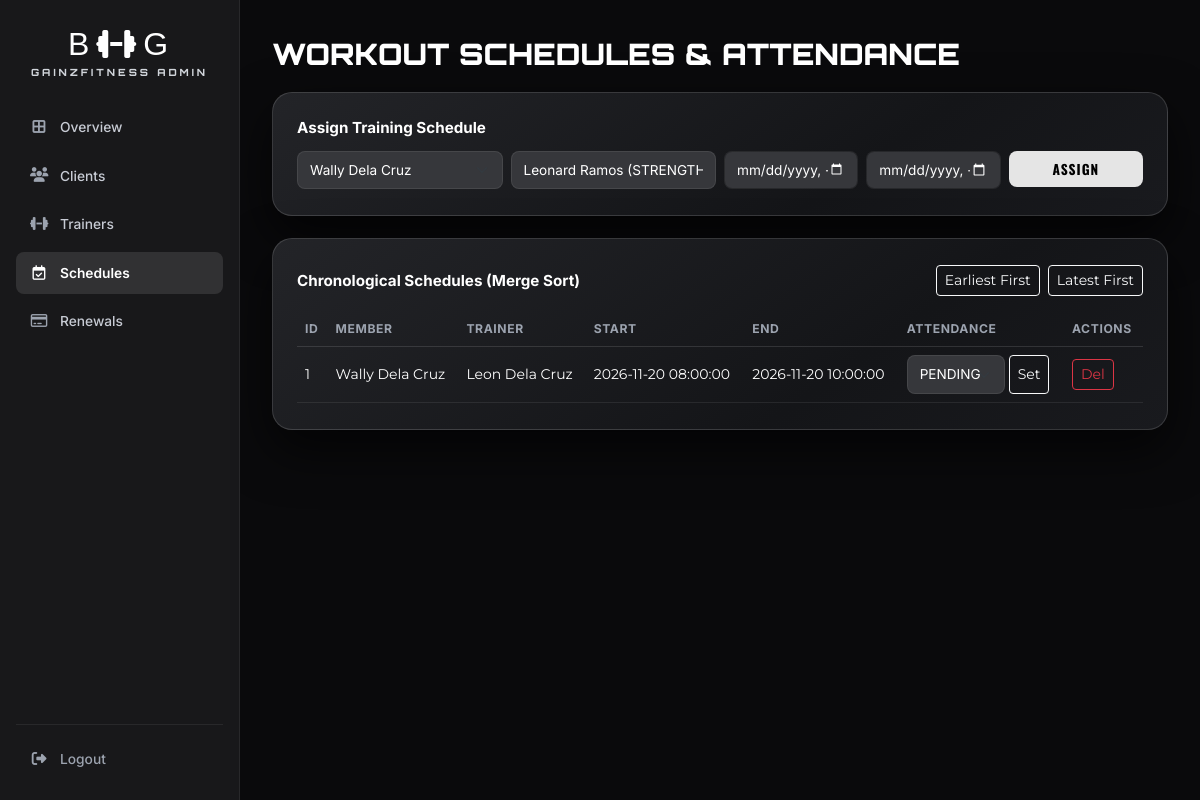
The page /admin_portal/admin_schedules.php (signed in) on the database its author committed.
### tables this page shows
CREATE TABLE IF NOT EXISTS workoutschedule (
  ScheduleID int(11) NOT NULL AUTO_INCREMENT,
  UserID int(11) NOT NULL,
  TrainerID int(11) NOT NULL,
  ScheduleStart datetime NOT NULL,
  ScheduleEnd datetime NOT NULL,
  AttendanceStatus varchar(50) NOT NULL DEFAULT 'PENDING',
  PRIMARY KEY (ScheduleID),
  KEY fk_user_schedule (UserID),
  KEY fk_trainer_schedule (TrainerID),
  KEY fk_attendance_schedule (AttendanceStatus),
  CONSTRAINT fk_trainer_schedule FOREIGN KEY (TrainerID) REFERENCES trainer (TrainerID) ON DELETE CASCADE ON UPDATE CASCADE,
  CONSTRAINT fk_user_schedule FOREIGN KEY (UserID) REFERENCES user (UserID) ON DELETE CASCADE ON UPDATE CASCADE,
  CONSTRAINT fk_attendance_schedule FOREIGN KEY (AttendanceStatus) REFERENCES attendance (AttendanceStatus) ON DELETE RESTRICT ON UPDATE CASCADE
);

### app/Database.php (called while the page is built, shortened)
<?php
class Database
{
    private string $host;
    private string $dbName;
    private string $username;
    private string $password;
    public function __construct(
        string $host = '127.0.0.1',
        string $dbName = 'gym_database',
        string $username = 'root',
        string $password = ''
    ) {
        $this->host = getenv('DB_HOST') ?: $host;
        $this->dbName = getenv('DB_NAME') ?: $dbName;
        $this->username = getenv('DB_USER') ?: $username;
        $this->password = getenv('DB_PASS') !== false ? (string)getenv('DB_PASS') : $password;
    }
    public function connect(): PDO
    {
        $dsn = "mysql:host={$this->host};port=3307;dbname={$this->dbName};charset=utf8mb4";
        $options = [
            PDO::ATTR_ERRMODE => PDO::ERRMODE_EXCEPTION,
            PDO::ATTR_DEFAULT_FETCH_MODE => PDO::FETCH_ASSOC,
            PDO::ATTR_EMULATE_PREPARES => false,
        ];
        try {
            $this->connection = new PDO($dsn, $this->username, $this->password, $options);
            return $this->connection;
        } catch (PDOException $e) {
            throw new PDOException("Database connection failed: " . $e->getMessage(), (int)$e->getCode());
        }
    }
}

### app/Models/Client.php (called while the page is built, shortened)
<?php
class Client
{
    private PDO $db;
    public function __construct(?PDO $db = null)
    {
        $this->db = $db instanceof PDO ? $db : (new Database())->connect();
    }
    public function getAllClients(): array
    {
        $stmt = $this->db->query(
            "SELECT u.*, CONCAT(u.FirstName, ' ', u.LastName) AS FullName, m.MembershipDesc
             FROM `user` u
             LEFT JOIN `membership` m ON u.MembershipType = m.MembershipType
             ORDER BY u.UserID ASC"
        );
        return $stmt->fetchAll();
    }
}

### app/Models/Trainer.php (called while the page is built, shortened)
<?php
class Trainer
{
    private PDO $db;
    public function __construct(?PDO $db = null)
    {
        $this->db = $db instanceof PDO ? $db : (new Database())->connect();
    }
    public function getAllTrainers(): array
    {
        $stmt = $this->db->query(
            "SELECT t.*, CONCAT(t.FirstName, ' ', t.LastName) AS FullName, s.SpecDesc
             FROM `trainer` t
             LEFT JOIN `specialization` s ON t.SpecializationType = s.SpecType
             ORDER BY t.TrainerID ASC"
        );
        return $stmt->fetchAll();
    }
}

### app/Models/Schedule.php (called while the page is built, shortened)
<?php
class Schedule
{
    private PDO $db;
    public function __construct(?PDO $db = null)
    {
        $this->db = $db instanceof PDO ? $db : (new Database())->connect();
    }
    public function getAllSchedules(): array
    {
        $stmt = $this->db->query(
            "SELECT ws.*,
                    CONCAT(u.FirstName, ' ', u.LastName) AS MemberName,
                    u.UserEmail AS MemberEmail,
                    CONCAT(t.FirstName, ' ', t.LastName) AS TrainerName,
                    t.SpecializationType
             FROM `workoutschedule` ws
             INNER JOIN `user` u ON ws.UserID = u.UserID
             INNER JOIN `trainer` t ON ws.TrainerID = t.TrainerID
             ORDER BY ws.ScheduleStart ASC"
        );
        return $stmt->fetchAll();
    }
}

### app/Algorithms/SearchAndSort.php (called while the page is built, shortened)
<?php
class SearchAndSort
{
    public static function mergeSort(array $items, string $key, string $direction = 'asc', string $type = 'string'): array
    {
        $count = count($items);
        if ($count <= 1) {
            return array_values($items);
        }
        $mid = intdiv($count, 2);
        $left = self::mergeSort(array_slice($items, 0, $mid), $key, $direction, $type);
        $right = self::mergeSort(array_slice($items, $mid), $key, $direction, $type);
        return self::merge($left, $right, $key, $direction, $type);
    }
}

### admin_portal/admin_schedules.php (the view, shortened to what this page needs)
<?php
$scheduleModel = new Schedule();
$clientModel = new Client();
$trainerModel = new Trainer();
$sortBy = $_GET['sort_by'] ?? 'ScheduleStart';
$dir = strtolower($_GET['dir'] ?? 'asc') === 'desc' ? 'desc' : 'asc';
$type = $sortBy === 'ScheduleStart' ? 'date' : 'string';
$schedules = SearchAndSort::mergeSort($scheduleModel->getAllSchedules(), $sortBy, $dir, $type);
$clients = $clientModel->getAllClients();
$trainers = $trainerModel->getAllTrainers();
?>
<!DOCTYPE html>
<html lang="en">
<head>
  <link href="https://cdn.jsdelivr.net/npm/bootstrap@5.3.0/dist/css/bootstrap.min.css" rel="stylesheet">
  <link rel="stylesheet" href="https://cdnjs.cloudflare.com/ajax/libs/font-awesome/6.4.0/css/all.min.css">
</head>
<body>
  <div class="portal-shell">
    <aside class="portal-sidebar" id="portalSidebar">
      <div>
        <a href="admin_dashboard.php" class="sidebar-brand-box">
          <span class="sidebar-brand-mark">B<i class="fa-solid fa-dumbbell"></i>G</span>
          <span class="sidebar-brand-sub">GAINZFITNESS ADMIN</span>
        </a>
        <ul class="sidebar-nav-list">
          <li><a href="admin_dashboard.php" class="sidebar-nav-link"><i class="fa-solid fa-border-all"></i><span>Overview</span></a></li>
          <li><a href="admin_clients.php" class="sidebar-nav-link"><i class="fa-solid fa-users"></i><span>Clients</span></a></li>
          <li><a href="admin_trainers.php" class="sidebar-nav-link"><i class="fa-solid fa-dumbbell"></i><span>Trainers</span></a></li>
          <li><a href="admin_schedules.php" class="sidebar-nav-link active"><i class="fa-regular fa-calendar-check"></i><span>Schedules</span></a></li>
          <li><a href="admin_payments.php" class="sidebar-nav-link"><i class="fa-regular fa-credit-card"></i><span>Renewals</span></a></li>
        </ul>
      </div>
      <div class="sidebar-bottom">
        <a href="../logout.php" class="sidebar-logout-link"><i class="fa-solid fa-right-from-bracket"></i><span>Logout</span></a>
      </div>
    </aside>
    <main class="portal-content">
      <h1 class="portal-page-title">WORKOUT SCHEDULES &amp; ATTENDANCE</h1>
      <div class="portal-panel">
        <h2 class="panel-heading">Assign Training Schedule</h2>
        <form method="POST" class="row g-2">
          <div class="col-md-3">
            <select name="user_id" class="form-select form-select-sm" required>
              <?php foreach ($clients as $c): ?>
                <option value="<?= (int)$c['UserID'] ?>"><?= htmlspecialchars($c['FirstName'] . ' ' . $c['LastName']) ?></option>
              <?php endforeach; ?>
            </select>
          </div>
          <div class="col-md-3">
            <select name="trainer_id" class="form-select form-select-sm" required>
              <?php foreach ($trainers as $t): ?>
                <option value="<?= (int)$t['TrainerID'] ?>"><?= htmlspecialchars($t['FirstName'] . ' ' . $t['LastName']) ?> (<?= htmlspecialchars($t['SpecializationType']) ?>)</option>
              <?php endforeach; ?>
            </select>
          </div>
          <div class="col-md-2"><input type="datetime-local" name="schedule_start" class="form-control form-control-sm" required></div>
          <div class="col-md-2"><input type="datetime-local" name="schedule_end" class="form-control form-control-sm" required></div>
          <div class="col-md-2"><button type="submit" name="assign_schedule" class="btn-portal-primary w-100">Assign</button></div>
        </form>
      </div>
      <div class="portal-panel">
        <div class="d-flex flex-wrap justify-content-between align-items-center gap-2 mb-3">
          <h2 class="panel-heading mb-0">Chronological Schedules (Merge Sort)</h2>
          <div class="d-flex gap-2">
            <a href="?sort_by=ScheduleStart&dir=asc" class="btn btn-sm btn-outline-light">Earliest First</a>
            <a href="?sort_by=ScheduleStart&dir=desc" class="btn btn-sm btn-outline-light">Latest First</a>
          </div>
        </div>
        <div class="table-responsive">
          <table class="table table-dark table-hover align-middle small mb-0">
            <thead><tr><th>ID</th><th>Member</th><th>Trainer</th><th>Start</th><th>End</th><th>Attendance</th><th>Actions</th></tr></thead>
            <tbody>
              <?php foreach ($schedules as $s): ?>
                <tr>
                  <td><?= (int)$s['ScheduleID'] ?></td>
                  <td><?= htmlspecialchars($s['MemberName']) ?></td>
                  <td><?= htmlspecialchars($s['TrainerName']) ?></td>
                  <td><?= htmlspecialchars($s['ScheduleStart']) ?></td>
                  <td><?= htmlspecialchars($s['ScheduleEnd']) ?></td>
                  <td>
                    <form method="POST" class="d-inline-flex gap-1">
                      <select name="attendance_status" class="form-select form-select-sm">
                        <option value="PENDING" <?= $s['AttendanceStatus'] === 'PENDING' ? 'selected' : '' ?>>PENDING</option>
                      </select>
                      <button type="submit" name="update_attendance" class="btn btn-sm btn-outline-light">Set</button>
                    </form>
                  </td>
                  <td>
                    <form method="POST" onsubmit="return confirm('Remove schedule?');">
                      <button type="submit" name="delete_schedule" class="btn btn-sm btn-outline-danger">Del</button>
                    </form>
                  </td>
                </tr>
              <?php endforeach; ?>
            </tbody>
          </table>
        </div>
      </div>
    </main>
  </div>
</body>
</html>

### admin_portal/admin_schedules.php (style rules this page uses)
:root { --bg-dark: #0a0a0c; --bg-sidebar: #18181a; --bg-card: #2D2D2F; --bg-card-hover: #38383a; --text-main: #ffffff; --text-muted: #a0a5b5; --accent-light: #e5e5e5; --font-logo: 'Impact', 'Haettenschweiler', 'Arial Narrow Bold', sans-serif; --font-btn-member: 'Oswald', sans-serif; --font-section-titles: 'Orbitron', sans-serif; --font-body-descriptions: 'Montserrat', sans-serif; --font-inter: 'Inter', sans-serif; --transition-fast: all 0.25s cubic-bezier(0.25, 0.8, 0.25, 1); }
*, *::before, *::after { box-sizing: border-box; margin: 0; padding: 0; }
body { background-color: var(--bg-dark); color: var(--text-main); font-family: var(--font-body-descriptions); min-height: 100vh; overflow-x: hidden; }
a { text-decoration: none; color: inherit; }
.portal-shell { display: flex; min-height: 100vh; width: 100%; }
.portal-sidebar { width: 240px; flex-shrink: 0; background-color: var(--bg-sidebar); border-right: 1px solid rgba(255, 255, 255, 0.07); display: flex; flex-direction: column; justify-content: space-between; padding: 24px 16px 20px 16px; position: sticky; top: 0; height: 100vh; z-index: 1002; transition: transform 0.3s ease; }
.sidebar-brand-box { display: flex; flex-direction: column; align-items: center; text-align: center; padding: 4px 8px 26px 8px; }
.sidebar-brand-mark { font-family: var(--font-logo); font-size: 2rem; line-height: 1; letter-spacing: 3px; color: #ffffff; display: inline-flex; align-items: center; gap: 4px; }
.sidebar-brand-sub { font-family: var(--font-section-titles) !important; font-size: 0.62rem; font-weight: 800; letter-spacing: 3px; color: #d1d5db; margin-top: 5px; text-transform: uppercase; }
.sidebar-nav-list { list-style: none; display: flex; flex-direction: column; gap: 6px; padding: 0; margin: 0; }
.sidebar-nav-link { display: flex; align-items: center; gap: 12px; padding: 11px 14px; border-radius: 8px; font-family: var(--font-inter) !important; font-size: 0.86rem; font-weight: 500; color: #c7cbd4; transition: var(--transition-fast); }
.sidebar-nav-link i { width: 18px; text-align: center; font-size: 0.92rem; color: #9ca3af; transition: var(--transition-fast); }
.sidebar-nav-link:hover i, .sidebar-nav-link.active i { color: #ffffff; }
.sidebar-nav-link.active { background-color: rgba(255, 255, 255, 0.11); color: #ffffff; font-weight: 600; }
.sidebar-bottom { padding-top: 14px; border-top: 1px solid rgba(255, 255, 255, 0.07); }
.sidebar-logout-link { display: flex; align-items: center; gap: 12px; padding: 10px 14px; border-radius: 8px; font-family: var(--font-inter) !important; font-size: 0.86rem; font-weight: 500; color: #9ca3af; transition: var(--transition-fast); }
.sidebar-logout-link i { width: 18px; text-align: center; font-size: 0.92rem; }
.portal-content { flex: 1; min-width: 0; padding: 36px 32px 60px 32px; max-width: 1280px; }
.portal-page-title { font-family: var(--font-section-titles) !important; font-weight: 900 !important; font-size: clamp(1.35rem, 2.5vw, 1.85rem); text-transform: uppercase; margin-bottom: 20px; }
.portal-panel { background: linear-gradient(145deg, #232428 0%, #141518 65%, #191a1e 100%); border: 1px solid rgba(255, 255, 255, 0.14); border-radius: 20px; padding: 26px 24px; box-shadow: 0 20px 50px rgba(0, 0, 0, 0.65); margin-bottom: 22px; }
.panel-heading { font-family: var(--font-inter) !important; font-weight: 700; font-size: 0.95rem; color: #ffffff; margin-bottom: 14px; }
.portal-panel .form-control, .portal-panel .form-select { background-color: #36373b; border: 1px solid rgba(255, 255, 255, 0.08); border-radius: 8px; color: #ffffff; font-family: var(--font-inter) !important; font-size: 0.85rem; padding: 8px 12px; color-scheme: dark; }
.btn-portal-primary { font-family: var(--font-btn-member) !important; font-weight: 700 !important; text-transform: uppercase; background-color: var(--accent-light); color: #000; padding: 8px 16px; border-radius: 8px; border: none; letter-spacing: 1px; font-size: 0.85rem; cursor: pointer; transition: var(--transition-fast); }
.table-dark { --bs-table-bg: transparent; --bs-table-hover-bg: rgba(255, 255, 255, 0.05); border-color: rgba(255, 255, 255, 0.08); color: #e5e7eb; }
.table-dark th { font-family: var(--font-inter) !important; font-size: 0.76rem; text-transform: uppercase; letter-spacing: 0.6px; color: #9ca3af; border-bottom-color: rgba(255, 255, 255, 0.12); }

### rows shown on the page
workoutschedule: ScheduleID "1", MemberName "Wally Dela Cruz", TrainerName "Leon Dela Cruz", ScheduleStart "2026-11-20 08:00:00", ScheduleEnd "2026-11-20 10:00:00", attendance_status "PENDING"

### other values the page prints
form field user_id "Wally Dela Cruz"
form field trainer_id "Leonard Ramos (STRENGTH)"
